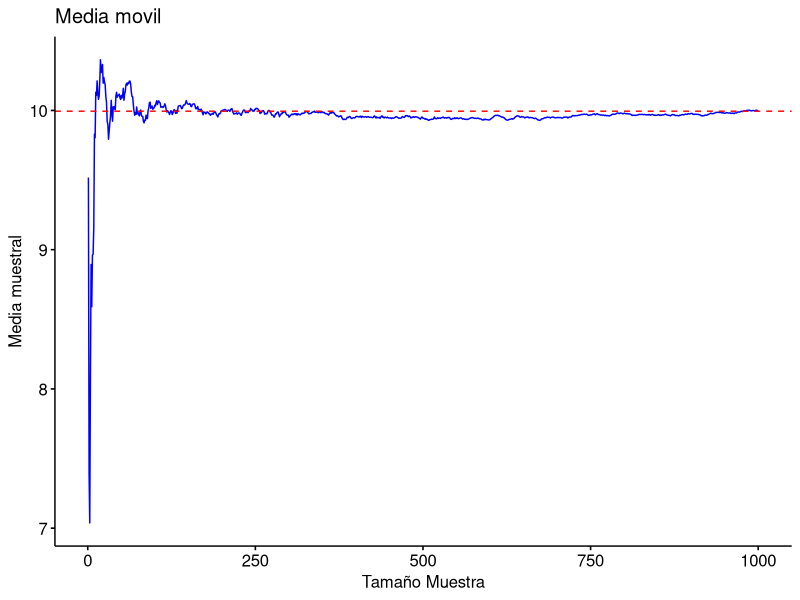
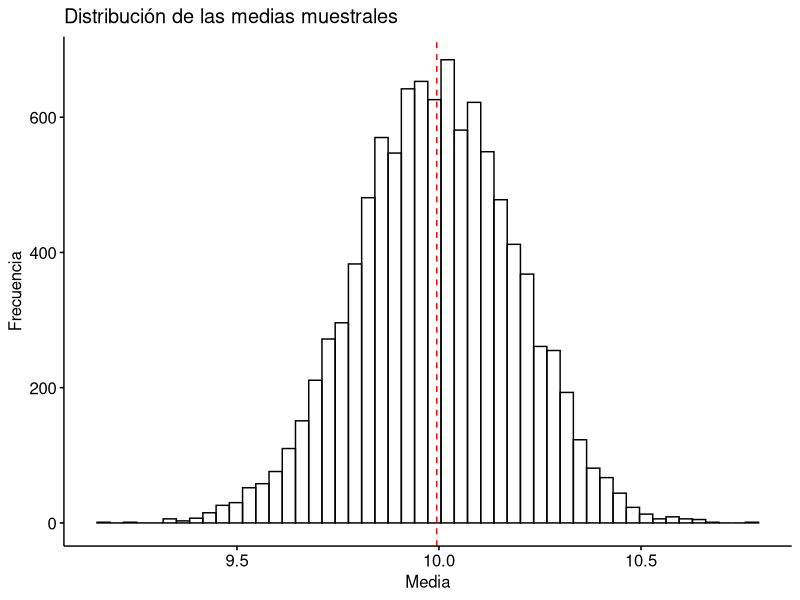
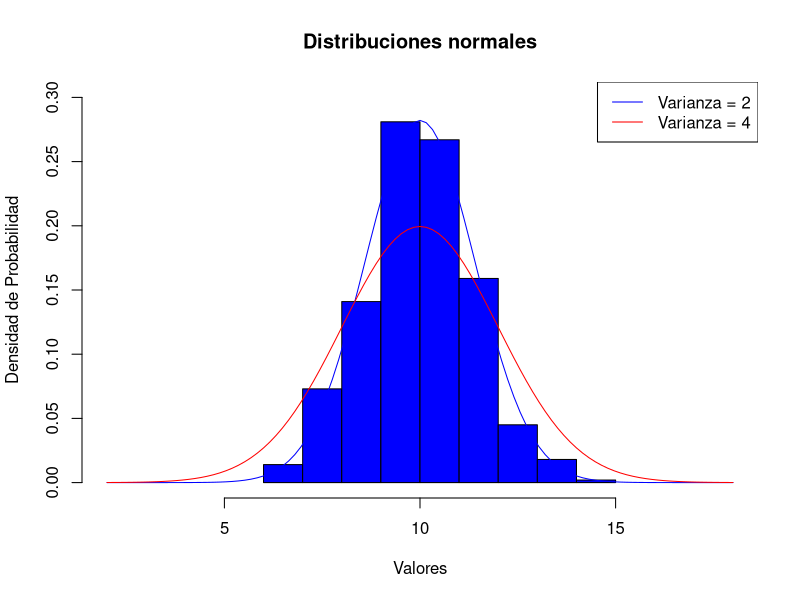

The R script that drew these images, in order:
## ---- chunk 1
knitr::opts_chunk$set(echo = TRUE)
## ---- chunk 2
htmltools::img(src = '../recursos/logo.png',
               alt = 'logo', 
               style = 'position:absolute; top:0; left:80%; padding:0px;height:155px;width:150px')
library(ggplot2)
library(ggpubr)
library(gridExtra)
## ---- chunk 3
 #Se establece una seed para mostrar ciertos valores especificos al tomar muestras aleatorias
set.seed(2812)
 # Se genera la población de manera aleatoria con una media y desviación estandar fija
 # Además se señala que sea de un tamaño relativamente considerable para mejorar la presición
 # de los estimadores puntuales con respecto a los parámetros
 
poblacion <- rnorm(n = 10000, mean = 10, sd = 2)
mediaPoblacional <- mean(poblacion)
mediaPoblacional


# Ahora para el estimador puntual
muestra <- sample(poblacion, 1000)
m_muestra <- mean(muestra) 
m_muestra

# Calcularemos la media para cada tamaño de muestra de la muestra tomada recien
# Y lo graficaremos para observar como se acerca más a la media poblacional
# a medida que aumenta el tamaño de la muestra
n <- seq(along = muestra)
media <- cumsum (muestra)/n


datos <- data.frame(n,media)

g <- ggline(data = datos,
            x = "n",
            y = "media",
            plot_type = "l",
            color = "blue",
            main = "Media movil",
            xlab = "Tamaño Muestra",
            ylab = "Media muestral")

g <- g + geom_hline(aes(yintercept = mediaPoblacional), color = "red", linetype = 2) 
print(g)
## ---- chunk 4
#Se establece una seed para mostrar ciertos valores especificos al tomar muestras aleatorias
set.seed(2812)
 # Se genera la población de manera aleatoria con una media y desviación estandar fija
 # Además se señala que sea de un tamaño relativamente considerable para mejorar la presición
 # de los estimadores puntuales con respecto a los parámetros
 
poblacion <- rnorm(n = 10000, mean = 10, sd = 2)
mediaPoblacional <- mean(poblacion)


#Ahora para la distribucion muestral primero , debemos tomar una n cantidad de muestras de tamaño n2
n<-10000
n2<-100
muestras <- replicate(n,sample(poblacion,n2))

# Calculamos la media muestral de cada una
medias <- colMeans(muestras)
medias <- as.data.frame(medias)

# Graficamos para ver la distribución de las medias muestrales

g <- gghistogram(data = medias,
                 x = "medias",
                 bins = 50,
                 title = "Distribución de las medias muestrales",
                 xlab = "Media",
                 ylab = "Frecuencia",
                 color = "black",
                 fill = "white",
                 alpha = 0.2)

# Agregamos linea que corresponde a media poblacional

g <- g + geom_vline(aes(xintercept = mediaPoblacional), color = "red", linetype = 2)
print(g)
## ---- chunk 5

poblacion <- rnorm(n = 10000, mean = 10, sd = 2)


n<-10000
n2<-100
muestras <- replicate(n,sample(poblacion,n2))

# Calculamos la media muestral de cada una
estimadores_cada_muestra <- colMeans(muestras)

valor_esperado <- mean(estimadores_cada_muestra)
print(valor_esperado)

## ---- chunk 6
# Generar las muestras con la misma media pero diferentes varianzas
media <- 10
varianza1 <- 2
varianza2 <- 4
muestra1 <- rnorm(n = 1000, mean = media, sd = sqrt(varianza1))
muestra2 <- rnorm(n = 1000, mean = media, sd = sqrt(varianza2))

# Graficar las distribuciones
hist(muestra1, freq = FALSE, xlim = c(media - 4*sqrt(varianza2), media + 4*sqrt(varianza2)),
     ylim = c(0, 0.3), col = "blue", main = "Distribuciones normales",
     xlab = "Valores", ylab = "Densidad de Probabilidad")
curve(dnorm(x, mean = media, sd = sqrt(varianza1)), add = TRUE, col = "blue")
curve(dnorm(x, mean = media, sd = sqrt(varianza2)), add = TRUE, col = "red")
legend("topright", legend = c(paste("Varianza =", varianza1), paste("Varianza =", varianza2)),
       col = c("blue", "red"), lty = 1)



## ---- chunk 7
#Se establece una seed para mostrar ciertos valores especificos al tomar muestras aleatorias
set.seed(2812)
poblacion <- rnorm(n = 10000, mean = 10, sd = 2)
desviacion <- sd(poblacion)
error_estandar <- desviacion/sqrt(10000)
print(error_estandar)

## ---- chunk 8
# Generar una muestra de datos
set.seed(123)  # Establecer semilla para reproducibilidad
muestra <- rnorm(n = 100, mean = 10, sd = 2)

# Estimar la varianza usando la varianza muestral
varianza_estimada <- var(muestra)

# Calcular el ECM
varianza_verdadera <- 4  # Supongamos que la varianza verdadera es 4
ecm <- mean((varianza_estimada - varianza_verdadera)^2)

# Mostrar el ECM
print(ecm)



